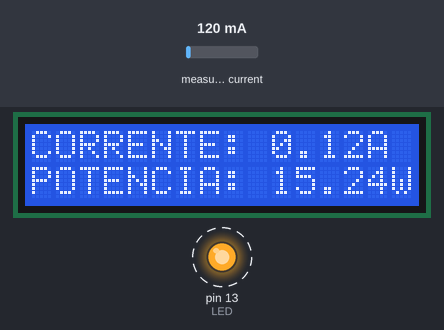
Simulated run of this sketch. Board: Arduino Uno, built with avr-gcc and run on an emulated ATmega328P. Shown: 16×2 character LCD, output pins drawn as LEDs (lit = HIGH). Dashed ring = blinking. The inputs (shaded band) are chosen by the test bench; at power-on: measured current 120 mA. What the sketch prints to the serial monitor is not drawn.

Above: at 1.4 s.
1.5 s: measured current set to 40 mA
At 3.6 s:
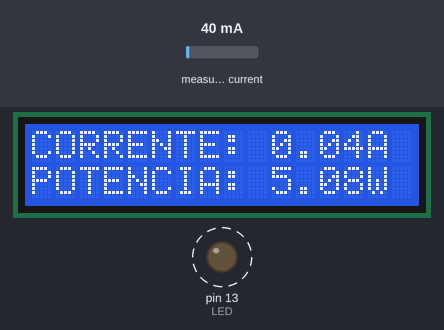
4.0 s: measured current set to 500 mA
At 5.4 s:
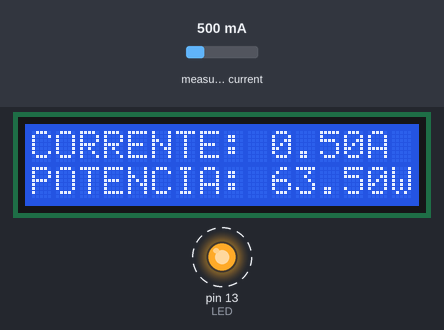
6.5 s: measured current set to 1000 mA
At 7.9 s:
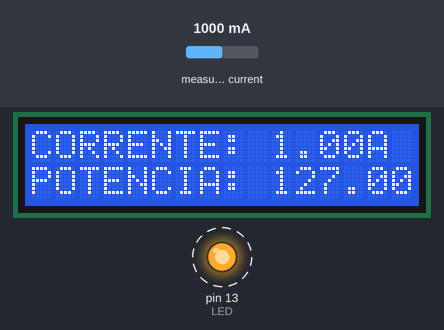
9.0 s: measured current set to 40 mA
At 10.3 s:
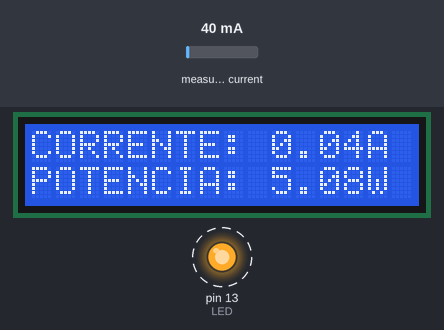
Timing chart, 0 to 14.2 s (numbered marks = the images above; inputs shaded):
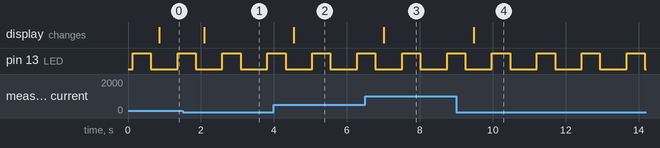

The sketch:

Amperimetro_THALES_1.0.ino
```cpp
//YWROBOT
//Compatible with the Arduino IDE 1.0
//Library version:1.1
#include <Wire.h>
#include <LiquidCrystal_I2C.h>
#include "SoftwareSerial.h"
#include "EmonLib.h"                   // Include Emon Library
EnergyMonitor emon1;                   // Create an instance

// Cria conexão com bluetooth nas portas padrão /Create a new software  serial
SoftwareSerial bluetooth(0, 1); //RX, TX

//Informar valor da rede para calculo de potencia
int rede = 127;

// LED para identificar status ligado/desligado
#define LED 13

// teste power
int power = 0;
LiquidCrystal_I2C lcd(0x27,16,2);  // set the LCD address to 0x27 for a 16 chars and 2 line display
int UPP;

void setup()
{
  Serial.begin(9600);               //Inicia comunicação Serial
  bluetooth.begin(9600);            //Inicia comunicação blutooth
  lcd.init();                      // initialize the lcd
  lcd.init();
  // Print a message to the LCD.
  lcd.backlight();

  //Instacia da bib
  emon1.current(1, 8.888);        // Current: input pin, calibration. A calibração é feita assim: (CurrentMax / CurrentMin / ResistordeCarga) no nosso caso (100/0,05/220)

// Vou incluir o blink para saber que o atmega está funcionando
  pinMode(LED, OUTPUT);


}


void loop()
{
  //Liga led status
  digitalWrite(LED, HIGH);   // turn the LED on (HIGH is the voltage level)
  delay(500);                       // wait for a second
  digitalWrite(LED, LOW);    // turn the LED off by making the voltage LOW


//Calcula a corrente
double Irms = emon1.calcIrms(1480);

//Percebi que a corrente está sendo calculada em dobro ainda não sei como resolver;

//Irms = Irms/2;

//Imprime Corrente no SerialMonitor, LCD e Bluetooth

Serial.print("CORRENTE: ");//corrente no SerialMonitor
Serial.print(Irms);
Serial.println("A");

//lcd.clear(); //Fica piscando a tela demais
lcd.setCursor(0,0);
lcd.print("CORRENTE: ");//corrente no LCD
lcd.print(Irms);
lcd.print("A ");

bluetooth.print("CORRENTE: ");//corrente no Bluetooth
bluetooth.print(Irms);
bluetooth.println(" A");


//Imprime Potência SerialMonitor e no LCD

Serial.print("POTENCIA: ");
Serial.print((Irms*rede)); // Calculo da Potência
Serial.println(" W");
Serial.println(" ");

//lcd.clear(); //Fica piscando a tela demais
lcd.setCursor(0,1);
lcd.print("POTENCIA: ");// Calculo da Potência
lcd.print((Irms*rede));
lcd.print("W ");

//Espera para atualizar os valores de Corrente e Potencia
delay(500);


UPP = Serial.read();
if (UPP == 'U') {
  if (power >= 120) {power = 0;}
  else { power=power+12; }
}

if (UPP == 'D') {
  if (power <= 0) {power = 0;}
  else { power=power-12; }
}
  Serial.println(power);
}
```

Measured:
- after the input at 1.5 s, the display: changes after 0.59 s (image 1)
- after the input at 4.0 s, the display: changes after 0.55 s (image 2)
- after the input at 6.5 s, the display: changes after 0.51 s (image 3)
- after the input at 9.0 s, the display: changes after 0.48 s (image 4)
- by itself, pin 13 (LED): alternates HIGH for 0.50 s and LOW for 0.73 s
